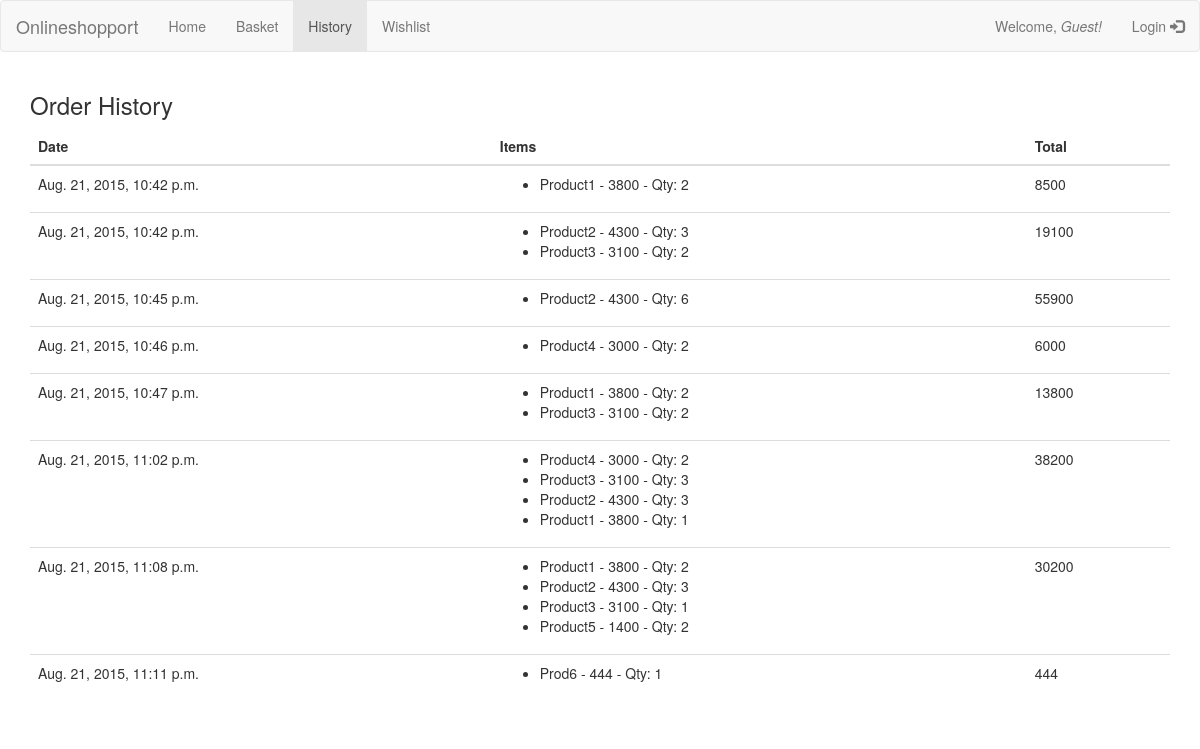
The page /history/ on the database its author committed.
### osp/models.py (models this page shows, shortened)
class Basket(models.Model):
    customer = models.ForeignKey(Customer, null=True)
    totalbill = models.IntegerField()
    transaction = models.ForeignKey(Transaction, null=True)
    current = models.BooleanField(default=True)
    date = models.DateTimeField(default=datetime.now, blank=True)

class Item(models.Model):
    name = models.CharField(max_length=50)
    cost = models.IntegerField()
    discount = models.SmallIntegerField(default=0)
    available = models.IntegerField(default=1)
    purchase_quantity = models.IntegerField(default=0)
    listed = models.BooleanField(default=True)
    basket = models.ManyToManyField(Basket)
    wishlist = models.ManyToManyField(Wishlist)
    seller = models.CharField(max_length=50, null=True)

### osp/views.py (the view)
# urls.py: url(r'^history/$', views.history, name='history'),
def history(request):
    current_user = userassert(request)
    try:
        transaction = Transaction.objects.get(customer__name=current_user)
    except ObjectDoesNotExist:
        transaction = Transaction(customer=None)
        pass
    return render(request, 'osp/history.html', {'t': transaction})

### osp/views.py (called while the page is built)
def userassert(req):
    if req.user.is_authenticated():
        if req.user.username == 'admin':
            return 'defaultguest'
        else:
            return req.user.username
    else:
        return 'defaultguest'

### osp/templates/osp/history.html (shortened to what this page needs)
{% extends "osp/base.html" %}
{% block content %}
<h3>Order History</h3>
{% if not t.basket_set.all %}
    <p>No past orders.</p>
{% else %}
    <table class="table table-hover">
        <thead>
            <tr>
                <th>Date</th>
                <th>Items</th>
                <th>Total</th>
            </tr>
        </thead>
    <tbody>
        {% for basket in t.basket_set.all %}
        <tr>
        <td>{{ basket.date }}</td>
        <td>
        <ul>
        {% for item in basket.item_set.all %}
        <li>{{ item.name }} - {{ item.cost }} - Qty: {{ item.purchase_quantity }}</li>
        {% endfor %}
        </ul>
        </td>
        <td>{{ basket.totalbill }}</td>
        </tr>
        {% endfor %}
    </tbody>
    </table>
{% endif %}
{% endblock %}

### rows shown on the page
Basket: date "Aug. 21, 2015, 10:42 p.m.", totalbill "8500"
Item: name "Product1", cost "3800", purchase_quantity "2"
Basket: date "Aug. 21, 2015, 10:42 p.m.", totalbill "19100"
Item: name "Product2", cost "4300", purchase_quantity "3"
Item: name "Product3", cost "3100", purchase_quantity "2"
Basket: date "Aug. 21, 2015, 10:45 p.m.", totalbill "55900"
Item: name "Product2", cost "4300", purchase_quantity "6"
Basket: date "Aug. 21, 2015, 10:46 p.m.", totalbill "6000"
Item: name "Product4", cost "3000", purchase_quantity "2"
Basket: date "Aug. 21, 2015, 10:47 p.m.", totalbill "13800"
Item: name "Product1", cost "3800", purchase_quantity "2"
Item: name "Product3", cost "3100", purchase_quantity "2"
Basket: date "Aug. 21, 2015, 11:02 p.m.", totalbill "38200"
Item: name "Product4", cost "3000", purchase_quantity "2"
Item: name "Product3", cost "3100", purchase_quantity "3"
Item: name "Product2", cost "4300", purchase_quantity "3"
Item: name "Product1", cost "3800", purchase_quantity "1"
Basket: date "Aug. 21, 2015, 11:08 p.m.", totalbill "30200"
Item: name "Product1", cost "3800", purchase_quantity "2"
Item: name "Product2", cost "4300", purchase_quantity "3"
Item: name "Product3", cost "3100", purchase_quantity "1"
Item: name "Product5", cost "1400", purchase_quantity "2"
Basket: date "Aug. 21, 2015, 11:11 p.m.", totalbill "444"
Item: name "Prod6", cost "444", purchase_quantity "1"
